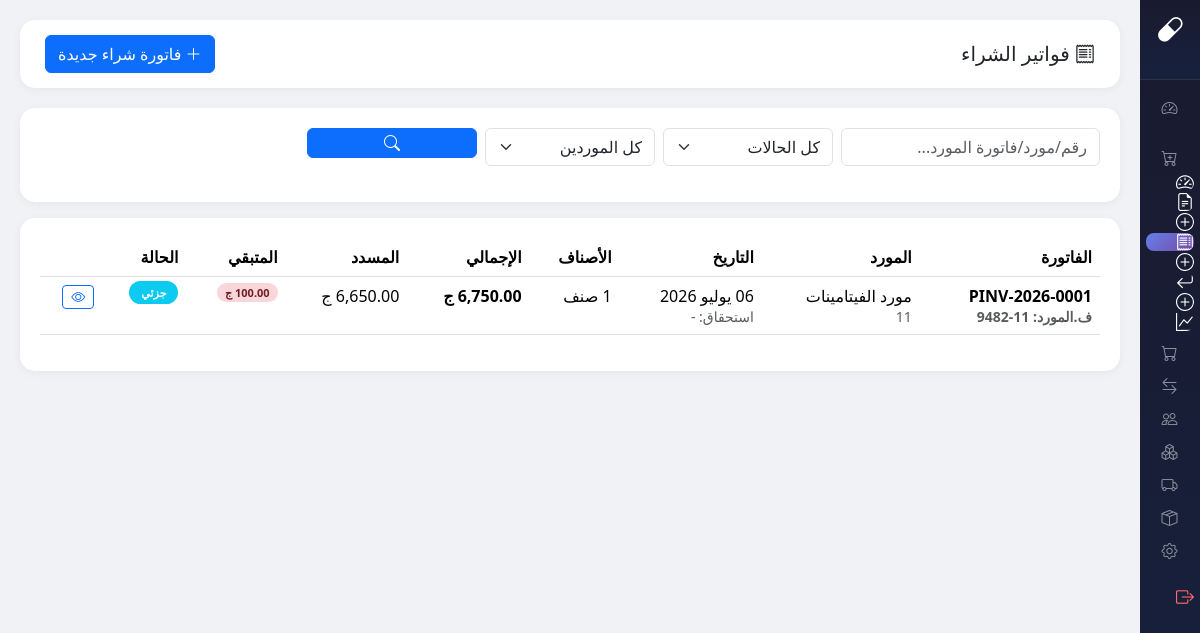
The app's page /modules/purchases/invoices/index.php (signed in), older data.
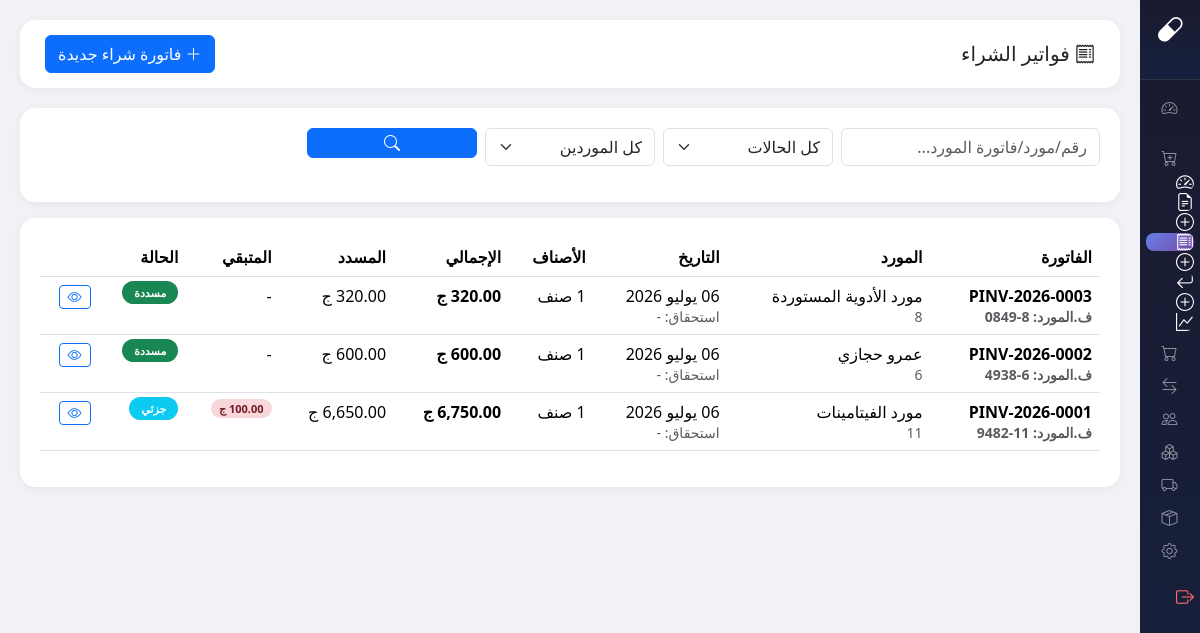
The same page, newer data.
### tables this page shows
CREATE TABLE `purchase_invoices` (
  `id` int(11) NOT NULL,
  `invoice_number` varchar(20) NOT NULL,
  `po_id` int(11) DEFAULT NULL,
  `supplier_id` int(11) NOT NULL,
  `branch_id` int(11) DEFAULT NULL,
  `store_id` int(11) DEFAULT NULL,
  `invoice_date` date NOT NULL DEFAULT curdate(),
  `due_date` date DEFAULT NULL,
  `status` enum('open','partial','paid','cancelled') NOT NULL DEFAULT 'open',
  `subtotal` decimal(12,2) NOT NULL DEFAULT 0.00,
  `discount_type` enum('percentage','fixed') DEFAULT NULL,
  `discount_value` decimal(12,2) DEFAULT 0.00,
  `vat_percent` decimal(5,2) DEFAULT 0.00,
  `vat_amount` decimal(12,2) DEFAULT 0.00,
  `shipping_cost` decimal(12,2) DEFAULT 0.00,
  `grand_total` decimal(12,2) NOT NULL DEFAULT 0.00,
  `paid_amount` decimal(12,2) DEFAULT 0.00,
  `extra_discount_pct` decimal(5,2) DEFAULT 0.00,
  `extra_discount_val` decimal(12,2) DEFAULT 0.00,
  `payment_method` varchar(30) DEFAULT 'credit',
  `remaining_amount` decimal(12,2) GENERATED ALWAYS AS (`grand_total` - `paid_amount`) STORED,
  `supplier_invoice_no` varchar(50) DEFAULT NULL,
  `notes` text DEFAULT NULL,
  `created_by` int(11) NOT NULL,
  `created_at` datetime DEFAULT current_timestamp(),
  `updated_at` datetime DEFAULT current_timestamp() ON UPDATE current_timestamp()
);

CREATE TABLE `suppliers` (
  `id` int(11) NOT NULL,
  `supplier_code` varchar(20) NOT NULL COMMENT 'كود المورد التسلسلي',
  `supplier_name` varchar(100) NOT NULL,
  `phone` varchar(20) DEFAULT NULL,
  `email` varchar(100) DEFAULT NULL,
  `address` text DEFAULT NULL,
  `is_active` tinyint(1) DEFAULT 1,
  `created_at` timestamp NOT NULL DEFAULT current_timestamp(),
  `delivery_time` varchar(50) DEFAULT 'نفس اليوم',
  `delivery_time_id` int(11) DEFAULT NULL,
  `notes` text DEFAULT NULL,
  `source` enum('estock','manual') DEFAULT 'estock',
  `estock_id` decimal(18,0) DEFAULT NULL,
  `manual_code` varchar(50) DEFAULT NULL,
  `supplier_name_en` varchar(100) DEFAULT NULL,
  `supplier_type` varchar(20) DEFAULT 'company',
  `payment_type` varchar(20) DEFAULT 'cash',
  `credit_limit` decimal(12,2) DEFAULT 0.00,
  `grace_period` int(11) DEFAULT 0,
  `return_policy` text DEFAULT NULL,
  `instapay_number` varchar(50) DEFAULT NULL,
  `wallet_number` varchar(50) DEFAULT NULL,
  `deleted_at` datetime DEFAULT NULL,
  `created_by` int(11) DEFAULT NULL,
  `updated_at` timestamp NOT NULL DEFAULT current_timestamp() ON UPDATE current_timestamp()
);

### core/config.php (called while the page is built, shortened)
<?php
function isLoggedIn() {
    return isset($_SESSION['user_id']) && !empty($_SESSION['user_id']);
}
function isAdmin() {
    return isLoggedIn() && $_SESSION['user_role'] === 'admin';
}
function arabicDate($date) {
    $d = new DateTime($date);
    $day = $d->format('d');
    $month = AR_MONTHS[(int)$d->format('m') - 1];
    $year = $d->format('Y');
    return "$day $month $year";
}

### modules/purchases/invoices/index.php (the view, shortened to what this page needs)
<?php
require_once __DIR__ . '/../../../core/config.php';
$db = getDB();
$page_title = 'فواتير الشراء';
$search = $_GET['search'] ?? '';
$where = ['1=1']; $params = [];
$sql = "SELECT pi.*, s.supplier_name, s.supplier_code, po.po_number, u.full_name as creator,
        (SELECT COUNT(*) FROM purchase_invoice_items WHERE invoice_id = pi.id) as items_count
        FROM purchase_invoices pi
        JOIN suppliers s ON pi.supplier_id = s.id
        LEFT JOIN purchase_orders po ON pi.po_id = po.id
        JOIN users u ON pi.created_by = u.id
        WHERE " . implode(' AND ', $where) . " ORDER BY pi.created_at DESC";
$stmt = $db->prepare($sql);
$stmt->execute($params);
$invoices = $stmt->fetchAll();
require_once __DIR__ . '/../../../includes/sidebar.php';
?>
<!DOCTYPE html>
<html lang="ar" dir="rtl">
<head><meta charset="UTF-8"><title><?= $page_title ?> - <?= APP_NAME ?></title>
<link href="https://cdn.jsdelivr.net/npm/bootstrap@5.3.2/dist/css/bootstrap.rtl.min.css" rel="stylesheet">
<link href="https://cdn.jsdelivr.net/npm/bootstrap-icons@1.11.1/font/bootstrap-icons.css" rel="stylesheet">
</head>
<body>
<div class="main-content">
    <div class="topbar">
        <div><h5 class="mb-0"><i class="bi bi-receipt"></i> <?= $page_title ?></h5></div>
        <a href="create.php" class="btn btn-primary"><i class="bi bi-plus-lg"></i> فاتورة شراء جديدة</a>
    </div>
    <div class="sec-card mb-3">
        <form method="GET" class="row g-2">
            <div class="col-md-3"><input type="text" name="search" class="form-control" placeholder="رقم/مورد/فاتورة المورد..." value="<?= $search ?>"></div>
            <div class="col-md-2">
                <select name="status" class="form-select">
                    <option value="">كل الحالات</option>
                </select>
            </div>
            <div class="col-md-2">
                <select name="supplier" class="form-select"><option value="">كل الموردين</option>
                </select>
            </div>
            <div class="col-md-2"><button type="submit" class="btn btn-primary w-100"><i class="bi bi-search"></i></button></div>
        </form>
    </div>
    <div class="sec-card">
        <div class="table-responsive">
            <table class="table table-hover">
                <thead><tr><th>الفاتورة</th><th>المورد</th><th>التاريخ</th><th>الأصناف</th><th>الإجمالي</th><th>المسدد</th><th>المتبقي</th><th>الحالة</th><th></th></tr></thead>
                <tbody>
                <?php foreach($invoices as $inv):
                    $icolors=['open'=>'warning','partial'=>'info','paid'=>'success','cancelled'=>'danger'];
                    $ilabels=['open'=>'مفتوحة','partial'=>'جزئي','paid'=>'مسددة','cancelled'=>'ملغية'];
                ?>
                <tr>
                    <td class="fw-bold"><?= $inv['invoice_number'] ?>
                        <?php if($inv['supplier_invoice_no']): ?><br><small class="text-muted">ف.المورد: <?= $inv['supplier_invoice_no'] ?></small><?php endif; ?>
                    </td>
                    <td><?= $inv['supplier_name'] ?><br><small class="text-muted"><?= $inv['supplier_code'] ?></small></td>
                    <td><?= arabicDate($inv['invoice_date']) ?><br><small class="text-muted">استحقاق: <?= $inv['due_date'] ? arabicDate($inv['due_date']) : '-' ?></small></td>
                    <td><?= $inv['items_count'] ?> صنف</td>
                    <td class="fw-bold"><?= number_format($inv['grand_total'],2) ?> ج</td>
                    <td><?= number_format($inv['paid_amount'],2) ?> ج</td>
                    <td><?php if($inv['remaining_amount']>0): ?><span class="due-badge"><?= number_format($inv['remaining_amount'],2) ?> ج</span><?php else: ?>-<?php endif; ?></td>
                    <td><span class="status-pill bg-<?= $icolors[$inv['status']] ?>"><?= $ilabels[$inv['status']] ?></span></td>
                    <td><a href="view.php?id=<?= $inv['id'] ?>" class="btn btn-sm btn-outline-primary"><i class="bi bi-eye"></i></a></td>
                </tr>
                <?php endforeach; ?>
                </tbody>
            </table>
        </div>
    </div>
</div>
</body>
</html>

### includes/sidebar.php (shortened to what this page needs)
<?php
$request_uri = $_SERVER['REQUEST_URI'] ?? '';
$script_name = $_SERVER['SCRIPT_NAME'] ?? '';
$script_parts = explode('/', trim($script_name, '/'));
$project_name = '';
if (count($script_parts) > 0) {
    $project_name = $script_parts[0];
}
$protocol = isset($_SERVER['HTTPS']) && $_SERVER['HTTPS'] === 'on' ? 'https' : 'http';
$host = $_SERVER['HTTP_HOST'] ?? 'localhost';
$base_url = $protocol . '://' . $host;
if (!empty($project_name)) {
    $base_url .= '/' . $project_name;
}
$current_page = basename($script_name);
$current_uri = $request_uri;
$is_purchases = strpos($current_uri, '/purchases/') !== false;
$is_purchase_orders = strpos($current_uri, '/purchases/orders/') !== false;
$is_purchase_invoices = strpos($current_uri, '/purchases/invoices/') !== false;
$is_purchase_returns = strpos($current_uri, '/purchases/returns/') !== false;
$is_purchase_reports = strpos($current_uri, '/purchases/reports/') !== false;
?>
<div class="sidebar-wrap">
<div class="sidebar">
    <div class="sidebar-brand">
        <h4><span class="logo-icon"><i class="bi bi-capsule"></i></span> <span class="brand-text">نايل سنتر</span></h4>
    </div>
    <div class="nav-menu">
        <div class="sidebar-heading" onclick="toggleSection(this)">
            <span class="head-icon" title="الرئيسية"><i class="bi bi-speedometer2"></i></span>
        </div>
        <div class="sidebar-heading" onclick="toggleSection(this)">
        </div>
        <div class="sidebar-heading" onclick="toggleSection(this)">
            <span class="head-icon" title="المشتريات"><i class="bi bi-cart-plus"></i></span>
        </div>
        <div class="sidebar-section">
            <div class="nav-item">
                <a href="<?= $base_url ?>/modules/purchases/" class="nav-link <?= $is_purchases && basename(dirname($script_name)) === 'purchases' && $current_page === 'index.php' ? 'active' : '' ?>">
                    <i class="bi bi-speedometer2"></i><span class="link-text">Dashboard</span><span class="tip">Dashboard</span>
                </a>
            </div>
            <div class="nav-item">
                <a href="<?= $base_url ?>/modules/purchases/orders/" class="nav-link <?= $is_purchase_orders && $current_page === 'index.php' ? 'active' : '' ?>">
                    <i class="bi bi-file-earmark-text"></i><span class="link-text">أوامر الشراء</span><span class="tip">أوامر الشراء</span>
                </a>
            </div>
            <div class="nav-item">
                <a href="<?= $base_url ?>/modules/purchases/orders/create.php" class="nav-link <?= $is_purchase_orders && $current_page === 'create.php' ? 'active' : '' ?>">
                    <i class="bi bi-plus-circle"></i><span class="link-text">أمر شراء جديد</span><span class="tip">أمر شراء</span>
                </a>
            </div>
            <div class="nav-item">
                <a href="<?= $base_url ?>/modules/purchases/invoices/" class="nav-link <?= $is_purchase_invoices && $current_page === 'index.php' ? 'active' : '' ?>">
                    <i class="bi bi-receipt"></i><span class="link-text">فواتير الشراء</span><span class="tip">فواتير الشراء</span>
                </a>
            </div>
            <div class="nav-item">
                <a href="<?= $base_url ?>/modules/purchases/invoices/create.php" class="nav-link <?= $is_purchase_invoices && $current_page === 'create.php' ? 'active' : '' ?>">
                    <i class="bi bi-plus-circle"></i><span class="link-text">فاتورة شراء جديدة</span><span class="tip">فاتورة شراء</span>
                </a>
            </div>
            <div class="nav-item">
                <a href="<?= $base_url ?>/modules/purchases/returns/" class="nav-link <?= $is_purchase_returns && $current_page === 'index.php' ? 'active' : '' ?>">
                    <i class="bi bi-arrow-return-left"></i><span class="link-text">مرتجعات المشتريات</span><span class="tip">مرتجعات</span>
                </a>
            </div>
            <div class="nav-item">
                <a href="<?= $base_url ?>/modules/purchases/returns/create.php" class="nav-link <?= $is_purchase_returns && $current_page === 'create.php' ? 'active' : '' ?>">
                    <i class="bi bi-plus-circle"></i><span class="link-text">مرتجع جديد</span><span class="tip">مرتجع جديد</span>
                </a>
            </div>
            <div class="nav-item">
                <a href="<?= $base_url ?>/modules/purchases/reports/" class="nav-link <?= $is_purchase_reports ? 'active' : '' ?>">
                    <i class="bi bi-graph-up"></i><span class="link-text">تقارير المشتريات</span><span class="tip">تقارير</span>
                </a>
            </div>
        </div>
        <div class="sidebar-heading" onclick="toggleSection(this)">
            <span class="head-icon" title="طلبات العملاء"><i class="bi bi-cart"></i></span>
        </div>
        <div class="sidebar-heading" onclick="toggleSection(this)">
            <span class="head-icon" title="الشيفتات"><i class="bi bi-arrow-left-right"></i></span>
        </div>
        <div class="sidebar-heading" onclick="toggleSection(this)">
            <span class="head-icon" title="كارت العملاء"><i class="bi bi-people"></i></span>
        </div>
        <div class="sidebar-heading" onclick="toggleSection(this)">
            <span class="head-icon" title="كارت الأصناف"><i class="bi bi-boxes"></i></span>
        </div>
        <div class="sidebar-heading" onclick="toggleSection(this)">
            <span class="head-icon" title="كارت الموردين"><i class="bi bi-truck"></i></span>
        </div>
        <?php if (isAdmin()): ?>
        <div class="sidebar-heading" onclick="toggleSection(this)">
            <span class="head-icon" title="المخازن"><i class="bi bi-box-seam"></i></span>
        </div>
        <div class="sidebar-heading" onclick="toggleSection(this)">
            <span class="head-icon" title="الإدارة"><i class="bi bi-gear"></i></span>
        </div>
        <?php endif; ?>
        <div class="nav-item mt-4">
            <a href="<?= $base_url ?>/index.php?logout=1" class="nav-link text-danger">
                <i class="bi bi-box-arrow-right"></i><span class="link-text">تسجيل الخروج</span><span class="tip">خروج</span>
            </a>
        </div>
    </div>
</div>
</div>

### includes/sidebar.php (style rules this page uses)
.sidebar-wrap { position: fixed; right: 0; top: 0; height: 100vh; z-index: 1000; }
.sidebar { background: linear-gradient(180deg, #1a1a2e 0%, #16213e 100%); height: 100vh; width: 60px; color: #fff; overflow-x: hidden; overflow-y: auto; transition: width 0.35s ease; position: relative; padding-bottom: 20px; }
.sidebar-brand { padding: 16px 10px; text-align: center; border-bottom: 1px solid rgba(255,255,255,0.1); color: #fff; position: sticky; top: 0; background: linear-gradient(180deg, #1a1a2e 0%, #16213e 100%); z-index: 10; white-space: nowrap; overflow: hidden; }
.sidebar-brand h4 { margin: 0; font-size: 0; transition: font-size 0.35s ease; }
.sidebar-brand h4 .logo-icon { font-size: 26px; display: inline-block; }
.nav-menu { padding: 8px 0; }
.sidebar-heading { color: rgba(255,255,255,0.5); font-size: 11px; text-transform: uppercase; letter-spacing: 1px; padding: 12px 14px 5px; font-weight: 600; cursor: pointer; display: flex; justify-content: center; align-items: center; transition: all 0.35s ease; white-space: nowrap; overflow: hidden; }
.sidebar-heading .head-icon { font-size: 16px; display: flex; }
.sidebar-section { overflow: hidden; transition: max-height 0.3s ease; }
.nav-item { margin: 1px 0; }
.nav-link { color: rgba(255,255,255,0.8); padding: 9px 0; display: flex; align-items: center; justify-content: center; transition: all 0.3s; border-radius: 8px; margin: 2px 6px; text-decoration: none; font-size: 13px; position: relative; white-space: nowrap; overflow: hidden; }
.nav-link.active { color: #fff; background: linear-gradient(135deg, #667eea 0%, #764ba2 100%); }
.nav-link i { font-size: 18px; min-width: 28px; text-align: center; flex-shrink: 0; }
.nav-link.text-danger { color: #ff6b6b !important; }
.main-content { margin-right: 60px !important; transition: margin-right 0.35s ease; }

### modules/purchases/invoices/index.php (style rules this page uses)
:root { --primary:#667eea;--secondary:#764ba2 }
body { background:#f0f2f5;font-family:'Segoe UI',Tahoma,Geneva,Verdana,sans-serif }
.main-content { margin-right:260px;padding:20px }
.topbar { background:white;border-radius:15px;padding:15px 25px;margin-bottom:20px;box-shadow:0 2px 10px rgba(0,0,0,0.05);display:flex;justify-content:space-between;align-items:center }
.sec-card { background:white;border-radius:15px;padding:20px;box-shadow:0 2px 10px rgba(0,0,0,0.05) }
.status-pill { padding:4px 12px;border-radius:20px;font-size:11px;font-weight:600;color:white }
.due-badge { background:#f8d7da;color:#721c24;padding:2px 8px;border-radius:10px;font-size:11px;font-weight:600 }

Row changes from the older to the newer data that the page shows:
added purchase_invoices: invoice_number "PINV-2026-0003", supplier_invoice_no "8-0849", supplier.supplier_name "مورد الأدوية المستوردة", supplier.supplier_code "8", invoice_date "06 يوليو 2026", grand_total "320.00", paid_amount "320.00", status "مسددة"
added purchase_invoices: invoice_number "PINV-2026-0002", supplier_invoice_no "6-4938", supplier.supplier_name "عمرو حجازي", supplier.supplier_code "6", invoice_date "06 يوليو 2026", grand_total "600.00", paid_amount "600.00", status "مسددة"
